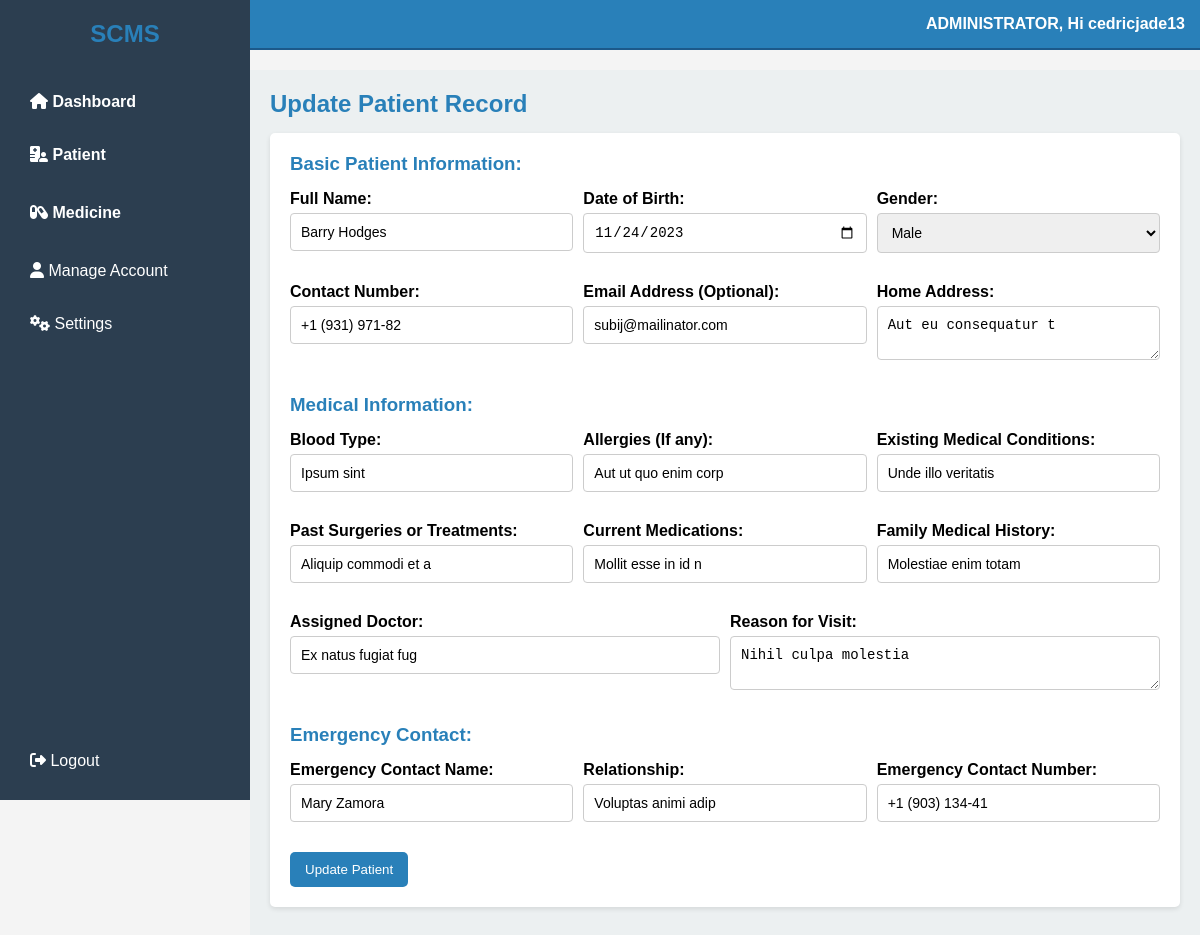
The app's page /admin/update_records.php?id=4 (signed in) with its own data.
### tables this page shows
CREATE TABLE `patients` (
  `id` int(20) NOT NULL,
  `full_name` varchar(100) NOT NULL,
  `dob` date NOT NULL,
  `gender` enum('Male','Female','Other') NOT NULL,
  `contact_number` varchar(15) NOT NULL,
  `email` varchar(100) NOT NULL,
  `address` text NOT NULL,
  `blood_type` varchar(10) NOT NULL,
  `allergies` varchar(100) NOT NULL,
  `conditions` varchar(100) NOT NULL,
  `surgeries` varchar(100) NOT NULL,
  `medications` varchar(100) NOT NULL,
  `family_history` varchar(100) NOT NULL,
  `assigned_doctor` varchar(100) NOT NULL,
  `reason_for_visit` text NOT NULL,
  `emergency_contact_name` varchar(100) NOT NULL,
  `relationship` varchar(100) NOT NULL,
  `emergency_contact_number` varchar(15) NOT NULL,
  `created_at` timestamp NOT NULL DEFAULT current_timestamp() ON UPDATE current_timestamp(),
  `course` enum('BSIT','BSCRIM','BSBA','BSED','BEED','BSTM','BSHM') NOT NULL,
  `year_level` enum('1','2','3','4') NOT NULL,
  `section` enum('A','B','C','D','E','F','G') NOT NULL,
  `semester` enum('1st','2nd') NOT NULL,
  `academic_year` varchar(9) NOT NULL
);

### admin/update_records.php (the view, shortened to what this page needs)
<?php
include('../database/config.php');
if (isset($_SESSION['username'])) {
    $username = $_SESSION['username'];
} else {
    header("Location: login.php");
    exit();
}
$patient = null;
if (isset($_GET['id'])) {
    $id = $_GET['id'];
    $sql = "SELECT * FROM patients WHERE id = ?";
    $stmt = $conn->prepare($sql);
    $stmt->bind_param("i", $id);
    $stmt->execute();
    $result = $stmt->get_result();
    if ($result->num_rows > 0) {
        $patient = $result->fetch_assoc();
    } else {
        echo "No patient found.";
        exit();
    }
} else {
    echo "No ID provided.";
    exit();
}
?>
<!DOCTYPE html>
<html lang="en">
<head>
    <link rel="stylesheet" href="styles.css">
    <link rel="stylesheet" href="https://cdnjs.cloudflare.com/ajax/libs/font-awesome/6.7.2/css/all.min.css" />
</head>
<body>
    <div class="container">
        <aside class="sidebar">
            <h2>SCMS</h2>
            <ul class="menu">
                <li>
                    <span class="toggle dashboard"><i class="fa-solid fa-house"></i> Dashboard</span>
                </li>
                <li>
                    <span class="toggle"><i class="fa-solid fa-hospital-user"></i> Patient</span>
                </li>
                <li>
                    <span class="toggle"><i class="fa-solid fa-capsules"></i> Medicine</span>
                </li>
                <li><a href="create_account.php"><i class="fa-solid fa-user"></i> Manage Account</a></li>
                <li><a href="#settings"><i class="fa-solid fa-gears"></i> Settings</a></li>
            </ul>
            <a href="login.php" class="logout"><i class="fa-solid fa-right-from-bracket"></i> Logout</a>
        </aside>
        <header class="header">
            <div class="admin-info">ADMINISTRATOR, Hi <?php echo htmlspecialchars($username); ?></div>
        </header>
        <main class="main-content">
            <h2>Update Patient Record</h2>
            <form method="POST" action="update_records.php?id=<?php echo $id; ?>">
                <h3>Basic Patient Information:</h3>
                <div class="form-group">
                    <div>
                        <label for="full_name">Full Name:</label>
                        <input type="text" id="full_name" name="full_name" value="<?php echo htmlspecialchars($patient['full_name']); ?>" required>
                    </div>
                    <div>
                        <label for="dob">Date of Birth:</label>
                        <input type="date" id="dob" name="dob" value="<?php echo htmlspecialchars($patient['dob']); ?>" required>
                    </div>
                    <div>
                        <label for="gender">Gender:</label>
                        <select id="gender" name="gender" required>
                            <option value="male" <?php echo $patient['gender'] == 'male' ? 'selected' : ''; ?>>Male</option>
                        </select>
                    </div>
                </div>
                <div class="form-group">
                    <div>
                        <label for="contact_number">Contact Number:</label>
                        <input type="tel" id="contact_number" name="contact_number" value="<?php echo htmlspecialchars($patient['contact_number']); ?>" required>
                    </div>
                    <div>
                        <label for="email">Email Address (Optional):</label>
                        <input type="email" id="email" name="email" value="<?php echo htmlspecialchars($patient['email']); ?>">
                    </div>
                    <div>
                        <label for="address">Home Address:</label>
                        <textarea id="address" name="address" required><?php echo htmlspecialchars($patient['address']); ?></textarea>
                    </div>
                </div>
                <h3>Medical Information:</h3>
                <div class="form-group">
                    <div>
                        <label for="blood_type">Blood Type:</label>
                        <input type="text" id="blood_type" name="blood_type" value="<?php echo htmlspecialchars($patient['blood_type']); ?>" required>
                    </div>
                    <div>
                        <label for="allergies">Allergies (If any):</label>
                        <input type="text" id="allergies" name="allergies" value="<?php echo htmlspecialchars($patient['allergies']); ?>">
                    </div>
                    <div>
                        <label for="conditions">Existing Medical Conditions:</label>
                        <input type="text" id="conditions" name="conditions" value="<?php echo htmlspecialchars($patient['conditions']); ?>">
                    </div>
                </div>
                <div class="form-group">
                    <div>
                        <label for="surgeries">Past Surgeries or Treatments:</label>
                        <input type="text" id="surgeries" name="surgeries" value="<?php echo htmlspecialchars($patient['surgeries']); ?>">
                    </div>
                    <div>
                        <label for="medications">Current Medications:</label>
                        <input type="text" id="medications" name="medications" value="<?php echo htmlspecialchars($patient['medications']); ?>">
                    </div>
                    <div>
                        <label for="family_history">Family Medical History:</label>
                        <input type="text" id="family_history" name="family_history" value="<?php echo htmlspecialchars($patient['family_history']); ?>">
                    </div>
                </div>
                <div class="form-group">
                    <div>
                        <label for="assigned_doctor">Assigned Doctor:</label>
                        <input type="text" id="assigned_doctor" name="assigned_doctor" value="<?php echo htmlspecialchars($patient['assigned_doctor']); ?>">
                    </div>
                    <div>
                        <label for="reason_for_visit">Reason for Visit:</label>
                        <textarea id="reason_for_visit" name="reason_for_visit" required><?php echo htmlspecialchars($patient['reason_for_visit']); ?></textarea>
                    </div>
                </div>
                <h3>Emergency Contact:</h3>
                <div class="form-group">
                    <div>
                        <label for="emergency_contact_name">Emergency Contact Name:</label>
                        <input type="text" id="emergency_contact_name" name="emergency_contact_name" value="<?php echo htmlspecialchars($patient['emergency_contact_name']); ?>" required>
                    </div>
                    <div>
                        <label for="relationship">Relationship:</label>
                        <input type="text" id="relationship" name="relationship" value="<?php echo htmlspecialchars($patient['relationship']); ?>" required>
                    </div>
                    <div>
                        <label for="emergency_contact_number">Emergency Contact Number:</label>
                        <input type="tel" id="emergency_contact_number" name="emergency_contact_number" value="<?php echo htmlspecialchars($patient['emergency_contact_number']); ?>" required>
                    </div>
                </div>
                <input type="submit" value="Update Patient">
            </form>
        </main>
    </div>
</body>
</html>

### admin/styles.css (style rules this page uses)
* { box-sizing: border-box; margin: 0; padding: 0; }
body { font-family: "Josefin Sans", sans-serif; font-optical-sizing: auto; font-weight: weight; font-style: normal; background-color: #f4f4f4; }
.container { display: flex; }
.sidebar { width: 250px; background-color: #2c3e50; color: white; padding: 20px; position: fixed; height: 100%; display: flex; flex-direction: column; }
.sidebar h2 { text-align: center; margin-bottom: 20px; }
.menu { flex: 1; list-style-type: none; }
.menu li { margin: 15px 0; }
.menu li span { font-weight: bold; display: block; margin-bottom: 5px; cursor: pointer; padding: 10px; transition: background 0.3s; }
.menu li a { color: white; text-decoration: none; padding: 10px; display: block; border-radius: 5px; transition: background 0.3s; }
.menu li .dashboard { color: white; text-decoration: none; padding: 10px; display: block; border-radius: 5px; transition: background 0.3s; }
.logout { color: white; text-decoration: none; padding: 10px; border-radius: 5px; margin-top: 15px; }
.header { background-color: #2980b9; color: white; padding: 15px; display: flex; justify-content: flex-end; align-items: center; border-bottom: 2px solid #1c598a; position: fixed; top: 0; left: 250px; right: 0; z-index: 1000; }
.admin-info { font-size: 16px; font-weight: bold; }
.main-content { flex: 1; padding: 20px; margin-left: 250px; margin-top: 70px; background-color: #ecf0f1; }
form { background-color: white; padding: 20px; border-radius: 5px; box-shadow: 0 2px 5px rgba(0, 0, 0, 0.1); margin-bottom: 20px; }
h2, h3 { color: #2980b9; margin-bottom: 15px; }
label { display: block; margin-bottom: 5px; font-weight: bold; }
input[type="text"], input[type="date"], input[type="tel"], input[type="email"], input[type="number"], textarea, select { width: 100%; padding: 10px; margin-bottom: 15px; border: 1px solid #ccc; border-radius : 4px; font-size: 14px; }
input[type="submit"], button { background-color: #2980b9; color: white; border: none; padding: 10px 15px; border-radius: 5px; cursor: pointer; transition: background 0.3s; }

### admin/update_records.php (style rules this page uses)
.form-group { display: flex; justify-content: space-between; margin-bottom: 15px; }
.form-group > div { flex: 1; margin-right: 10px; }
.form-group > div:last-child { margin-right: 0; }
.sidebar { width: 250px; background-color: #2c3e50; color: white; padding: 20px; position: fixed; height: 100vh; overflow-y: auto; display: flex; flex-direction: column; transition: all 0.3s ease; }
.menu li { margin: 15px 0; position: relative; }

### records on screen
patients: full_name "Barry Hodges", dob "11/24/2023", contact_number "+1 (931) 971-82", email "subij@mailinator.com", address "Aut eu consequatur t", blood_type "Ipsum sint", allergies "Aut ut quo enim corp", conditions "Unde illo veritatis", surgeries "Aliquip commodi et a", medications "Mollit esse in id n", family_history "Molestiae enim totam", assigned_doctor "Ex natus fugiat fug", reason_for_visit "Nihil culpa molestia", emergency_contact_name "Mary Zamora", relationship "Voluptas animi adip", emergency_contact_number "+1 (903) 134-41"

### other values on screen
$username "cedricjade13"
